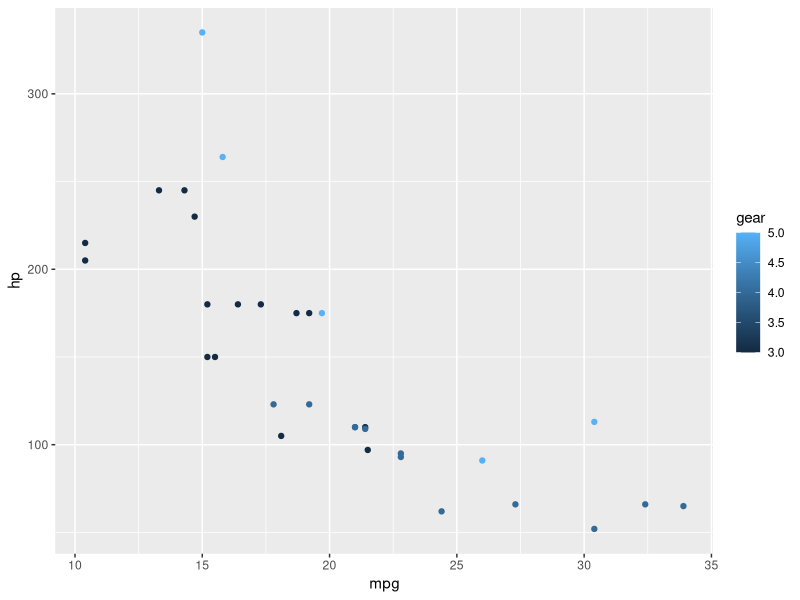

Write R code to recreate this figure.
# First Script
require(ggplot2)
head(mtcars)
p <- ggplot2::ggplot(mtcars, aes(mpg, hp, colour = gear))
p <- p + geom_point()
summary(p)
p
